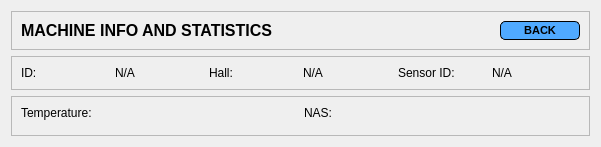
            <widget class="QWidget" name="machine_info_page">
             <layout class="QVBoxLayout" name="verticalLayout_7">
              <item>
               <widget class="QFrame" name="top_add_hall_form_3">
                <property name="maximumSize">
                 <size>
                  <width>16777215</width>
                  <height>50</height>
                 </size>
                </property>
                <property name="frameShape">
                 <enum>QFrame::StyledPanel</enum>
                </property>
                <property name="frameShadow">
                 <enum>QFrame::Raised</enum>
                </property>
                <layout class="QHBoxLayout" name="horizontalLayout_14">
                 <item>
                  <widget class="QLabel" name="label_18">
                   <property name="font">
                    <font>
                     <family>Nirmala UI</family>
                     <pointsize>12</pointsize>
                     <weight>75</weight>
                     <bold>true</bold>
                    </font>
                   </property>
                   <property name="text">
                    <string>MACHINE INFO AND STATISTICS                                                  </string>
                   </property>
                  </widget>
                 </item>
                 <item>
                  <widget class="QPushButton" name="machine_info_back_button">
                   <property name="maximumSize">
                    <size>
                     <width>80</width>
                     <height>30</height>
                    </size>
                   </property>
                   <property name="font">
                    <font>
                     <family>Nirmala UI</family>
                     <pointsize>8</pointsize>
                     <weight>75</weight>
                     <bold>true</bold>
                    </font>
                   </property>
                   <property name="styleSheet">
                    <string notr="true">QPushButton{
	background-color: rgb(80, 170, 255);
	border: 1px solid black;
	border-radius: 5px;
	width: 80px;
}
QPushButton:hover{
	background-color: #00aaff;
}</string>
                   </property>
                   <property name="text">
                    <string>BACK</string>
                   </property>
                  </widget>
                 </item>
                </layout>
               </widget>
              </item>
              <item>
               <widget class="QFrame" name="machines_id_frame">
                <property name="maximumSize">
                 <size>
                  <width>16777215</width>
                  <height>50</height>
                 </size>
                </property>
                <property name="frameShape">
                 <enum>QFrame::StyledPanel</enum>
                </property>
                <property name="frameShadow">
                 <enum>QFrame::Raised</enum>
                </property>
                <layout class="QGridLayout" name="gridLayout_4">
                 <item row="0" column="3">
                  <widget class="QLabel" name="m_info_hall">
                   <property name="text">
                    <string>N/A</string>
                   </property>
                  </widget>
                 </item>
                 <item row="0" column="0">
                  <widget class="QLabel" name="label_19">
                   <property name="text">
                    <string>ID:</string>
                   </property>
                  </widget>
                 </item>
                 <item row="0" column="1">
                  <widget class="QLabel" name="m_info_id">
                   <property name="text">
                    <string>N/A</string>
                   </property>
                  </widget>
                 </item>
                 <item row="0" column="2">
                  <widget class="QLabel" name="label_21">
                   <property name="text">
                    <string>Hall:</string>
                   </property>
                  </widget>
                 </item>
                 <item row="0" column="5">
                  <widget class="QLabel" name="m_info_sensor">
                   <property name="text">
                    <string>N/A</string>
                   </property>
                  </widget>
                 </item>
                 <item row="0" column="4">
                  <widget class="QLabel" name="label_23">
                   <property name="text">
                    <string>Sensor ID:</string>
                   </property>
                  </widget>
                 </item>
                </layout>
               </widget>
              </item>
              <item>
               <widget class="QFrame" name="tmp_nas_frame">
                <property name="frameShape">
                 <enum>QFrame::StyledPanel</enum>
                </property>
                <property name="frameShadow">
                 <enum>QFrame::Raised</enum>
                </property>
                <layout class="QGridLayout" name="gridLayout_5">
                 <item row="0" column="0">
                  <widget class="QLabel" name="temperature_label">
                   <property name="text">
                    <string>Temperature:</string>
                   </property>
                  </widget>
                 </item>
                 <item row="0" column="1">
                  <widget class="QLabel" name="NA_label">
                   <property name="text">
                    <string>NAS:</string>
                   </property>
                  </widget>
                 </item>
                 <item row="1" column="0">
                  <widget class="QWidget" name="temperature_bar" native="true"/>
                 </item>
                 <item row="1" column="1">
                  <widget class="QWidget" name="NAS_bar" native="true"/>
                 </item>
                </layout>
               </widget>
              </item>
             </layout>
            </widget>
